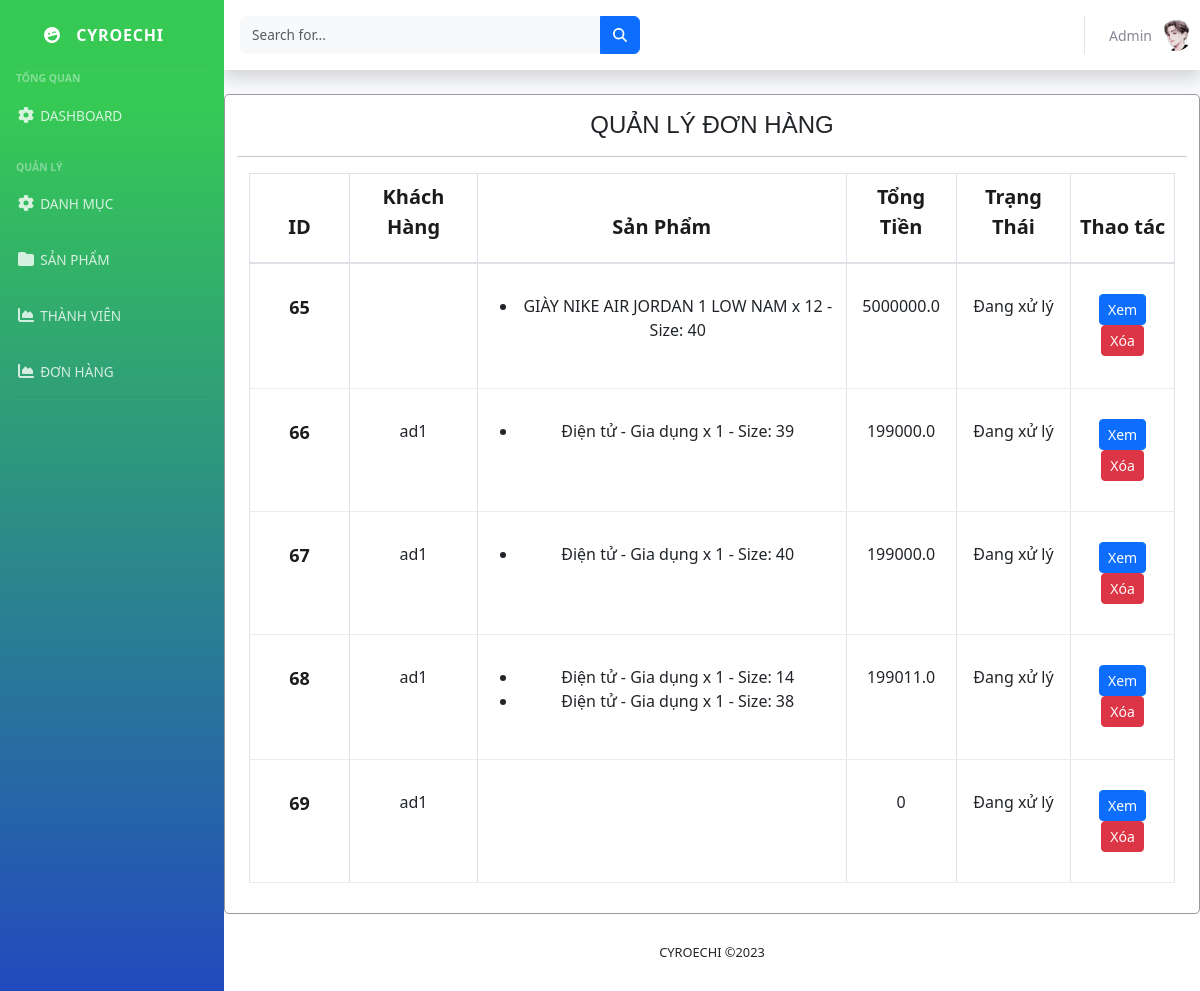
The page /manageorder/ on the database as committed earlier.
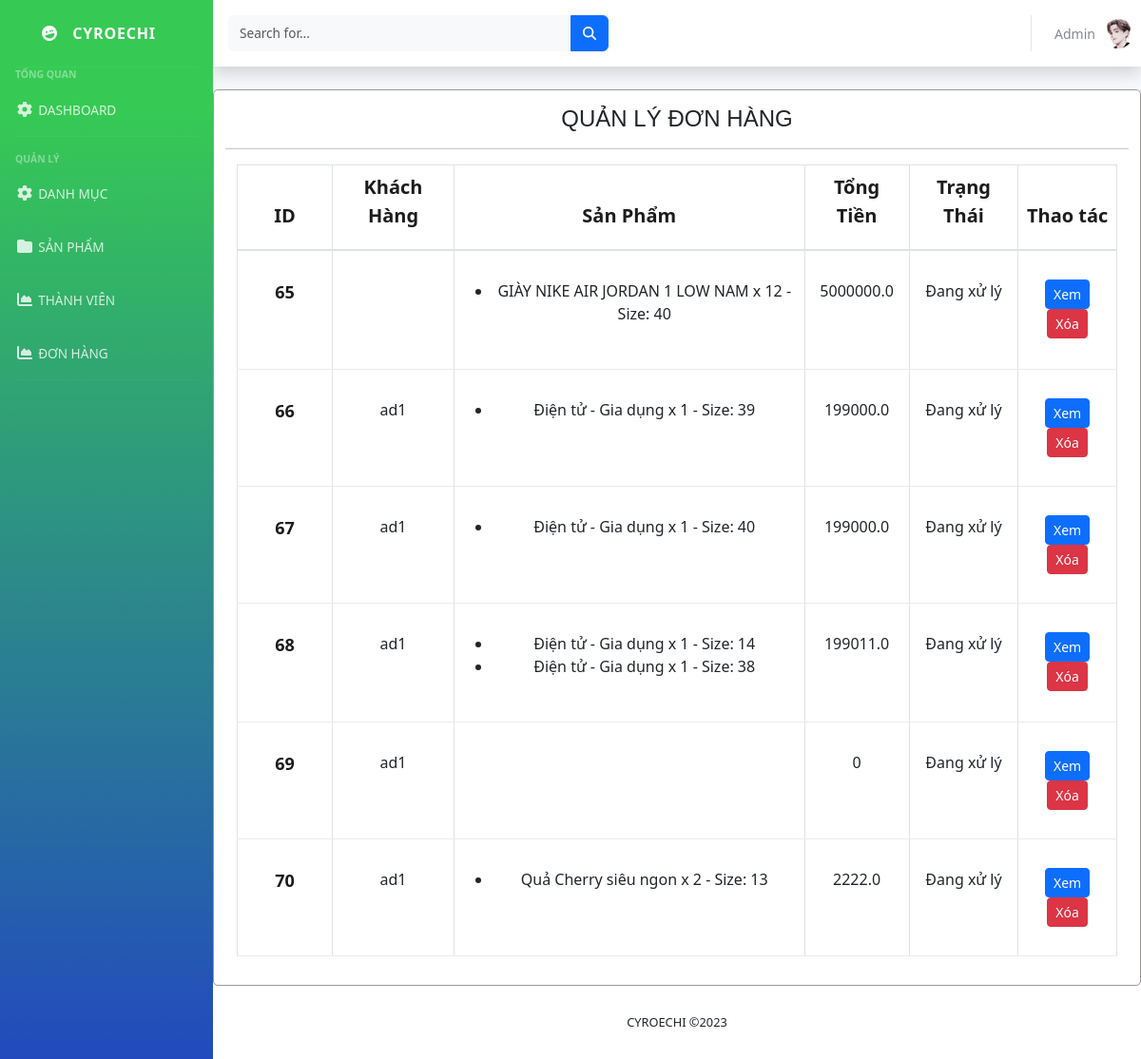
The same page on the database as committed later.
### app/models.py (models this page shows, shortened)
class Order(models.Model):
    customer = models.ForeignKey(User, on_delete=models.SET_NULL, null=True, blank=True)
    address = models.ForeignKey(Adress, on_delete=models.SET_NULL, null=True, blank=True)
    date_order = models.DateTimeField(auto_now_add=True)
    complete = models.BooleanField(default=False, null=True, blank=False)
    transaction_id = models.CharField(max_length=200, null=True)
    @property
    def get_cart_total(self):
        orderitems = self.orderitem_set.all()
        total = sum([item.get_total for item in orderitems])
        return total

class OrderItem(models.Model):
    product = models.ForeignKey(Product, on_delete=models.SET_NULL, null=True, blank=True)
    order = models.ForeignKey(Order, on_delete=models.SET_NULL, null=True, blank=True)
    quantity = models.IntegerField(default=0, null=True, blank=True)
    size = models.IntegerField(default=0,null=True, blank=True)
    total = models.FloatField(default=0)
    date_added = models.DateTimeField(auto_now_add=True)
    @property
    def get_total(self):
        return self.total

class Product(models.Model):
    name = models.CharField(max_length=200, null=True)
    category = models.ManyToManyField(Category, related_name='product_category')
    price = models.IntegerField(default=0)
    price_sale = models.DecimalField(max_digits=10, decimal_places=2, default=0.0)
    describe = models.CharField(max_length=300, null=True)
    digital = models.BooleanField(default=False, null=True, blank=False)
    image = models.ImageField(null=True, blank=True)
    unit = models.CharField(max_length=50, null=True, blank=True)

### app/python/admin/manage_order.py (the view)
# urls.py: path('manageorder/', views.manageorder, name="manageorder"),
def manageorder(request):
    orders = Order.objects.all()
    context = {'orders': orders}
    return render(request, 'admin/manageorder.html', context)

### app/templates/admin/manageorder.html
{% extends 'admin/manage.html' %}
{% load static %}
{% block blog-order %}
    <div style="border: 1px solid #9b9898; border-radius: 5px" class="container mt-4 bg-white">
        <h4 class="text-center mt-3">QUẢN LÝ ĐƠN HÀNG</h4>
        <hr>
        <section class="mt-3">
            <div class="container">
                <div class="row">
                    <div class="col-lg-12">
                        <div class="shoping__cart__table">
                            <table class="table table-bordered ">
                                <thead>
                                <tr>
                                    <th>ID</th>
                                    <th>Khách Hàng</th>
                                    <th> Sản Phẩm</th>
                                    <th>Tổng Tiền</th>
                                    <th>Trạng Thái</th>
                                    <th>Thao tác</th>
                                </tr>
                                </thead>
                                <tbody>
                                {% for order in orders %}
                                    <tr>
                                        <td class="shoping__cart__price">
                                            {{ order.id }}
                                        </td>
                                        <td>
                                            {{ order.customer.username }}
                                        </td>
                                        <td>
                                            <ul>
                                                {% for item in order.orderitem_set.all %}
                                                    <li>{{ item.product.name }} x {{ item.quantity }} -
                                                        Size: {{ item.size }}</li>
                                                {% endfor %}
                                            </ul>
                                        </td>
                                        <td>
                                            {{ order.get_cart_total }}
                                        </td>
                                        <td>
                                            Đang xử lý
                                        </td>
                                        <td>
                                            <a style="" href="{% url 'viewmanageorder' %}?id={{ order.id }}"
                                               class="btn btn-primary btn-sm">Xem</a>
                                            <a href="{% url 'deletemanageorder' %}?id={{ order.id }}"
                                               class="btn btn-danger btn-sm">Xóa</a>
                                        </td>
                                    </tr>
                                {% endfor %}
                                </tbody>
                            </table>
                        </div>
                    </div>
                </div>
            </div>
        </section>
    </div>
{% endblock blog-order %}

Rows that differ between the two databases and show on the page:
added Order: id "70", customer.username "ad1", get_cart_total "2222.0"
added OrderItem: product.name "Quả Cherry siêu ngon", quantity "2", size "13", shown under "70"
